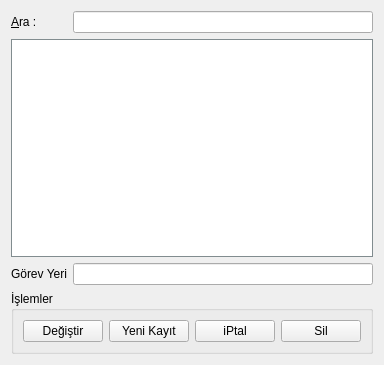
<ui version="4.0" >
 <class>FormGorevler</class>
 <widget class="QWidget" name="FormGorevler" >
  <property name="geometry" >
   <rect>
    <x>0</x>
    <y>0</y>
    <width>373</width>
    <height>365</height>
   </rect>
  </property>
  <property name="windowTitle" >
   <string>Görevler</string>
  </property>
  <property name="autoFillBackground" >
   <bool>true</bool>
  </property>
  <layout class="QGridLayout" >
   <item row="0" column="0" >
    <widget class="QLabel" name="label_3" >
     <property name="text" >
      <string>&amp;Ara :</string>
     </property>
     <property name="buddy" >
      <cstring>arama_kutusu</cstring>
     </property>
    </widget>
   </item>
   <item row="0" column="1" >
    <widget class="QLineEdit" name="arama_kutusu" />
   </item>
   <item row="1" column="0" colspan="2" >
    <widget class="QTableView" name="tablo" >
     <property name="palette" >
      <palette>
       <active>
        <colorrole role="WindowText" >
         <brush brushstyle="SolidPattern" >
          <color alpha="255" >
           <red>0</red>
           <green>0</green>
           <blue>0</blue>
          </color>
         </brush>
        </colorrole>
        <colorrole role="Button" >
         <brush brushstyle="SolidPattern" >
          <color alpha="255" >
           <red>167</red>
           <green>181</green>
           <blue>186</blue>
          </color>
         </brush>
        </colorrole>
        <colorrole role="Light" >
         <brush brushstyle="SolidPattern" >
          <color alpha="255" >
           <red>253</red>
           <green>255</green>
           <blue>255</blue>
          </color>
         </brush>
        </colorrole>
        <colorrole role="Midlight" >
         <brush brushstyle="SolidPattern" >
          <color alpha="255" >
           <red>210</red>
           <green>218</green>
           <blue>220</blue>
          </color>
         </brush>
        </colorrole>
        <colorrole role="Dark" >
         <brush brushstyle="SolidPattern" >
          <color alpha="255" >
           <red>83</red>
           <green>90</green>
           <blue>93</blue>
          </color>
         </brush>
        </colorrole>
        <colorrole role="Mid" >
         <brush brushstyle="SolidPattern" >
          <color alpha="255" >
           <red>111</red>
           <green>121</green>
           <blue>124</blue>
          </color>
         </brush>
        </colorrole>
        <colorrole role="Text" >
         <brush brushstyle="SolidPattern" >
          <color alpha="255" >
           <red>0</red>
           <green>0</green>
           <blue>0</blue>
          </color>
         </brush>
        </colorrole>
        <colorrole role="BrightText" >
         <brush brushstyle="SolidPattern" >
          <color alpha="255" >
           <red>255</red>
           <green>255</green>
           <blue>255</blue>
          </color>
         </brush>
        </colorrole>
        <colorrole role="ButtonText" >
         <brush brushstyle="SolidPattern" >
          <color alpha="255" >
           <red>0</red>
           <green>0</green>
           <blue>0</blue>
          </color>
         </brush>
        </colorrole>
        <colorrole role="Base" >
         <brush brushstyle="SolidPattern" >
          <color alpha="255" >
           <red>255</red>
           <green>255</green>
           <blue>255</blue>
          </color>
         </brush>
        </colorrole>
        <colorrole role="Window" >
         <brush brushstyle="SolidPattern" >
          <color alpha="255" >
           <red>167</red>
           <green>181</green>
           <blue>186</blue>
          </color>
         </brush>
        </colorrole>
        <colorrole role="Shadow" >
         <brush brushstyle="SolidPattern" >
          <color alpha="255" >
           <red>0</red>
           <green>0</green>
           <blue>0</blue>
          </color>
         </brush>
        </colorrole>
        <colorrole role="AlternateBase" >
         <brush brushstyle="SolidPattern" >
          <color alpha="255" >
           <red>211</red>
           <green>218</green>
           <blue>220</blue>
          </color>
         </brush>
        </colorrole>
       </active>
       <inactive>
        <colorrole role="WindowText" >
         <brush brushstyle="SolidPattern" >
          <color alpha="255" >
           <red>0</red>
           <green>0</green>
           <blue>0</blue>
          </color>
         </brush>
        </colorrole>
        <colorrole role="Button" >
         <brush brushstyle="SolidPattern" >
          <color alpha="255" >
           <red>167</red>
           <green>181</green>
           <blue>186</blue>
          </color>
         </brush>
        </colorrole>
        <colorrole role="Light" >
         <brush brushstyle="SolidPattern" >
          <color alpha="255" >
           <red>253</red>
           <green>255</green>
           <blue>255</blue>
          </color>
         </brush>
        </colorrole>
        <colorrole role="Midlight" >
         <brush brushstyle="SolidPattern" >
          <color alpha="255" >
           <red>210</red>
           <green>218</green>
           <blue>220</blue>
          </color>
         </brush>
        </colorrole>
        <colorrole role="Dark" >
         <brush brushstyle="SolidPattern" >
          <color alpha="255" >
           <red>83</red>
           <green>90</green>
           <blue>93</blue>
          </color>
         </brush>
        </colorrole>
        <colorrole role="Mid" >
         <brush brushstyle="SolidPattern" >
          <color alpha="255" >
           <red>111</red>
           <green>121</green>
           <blue>124</blue>
          </color>
         </brush>
        </colorrole>
        <colorrole role="Text" >
         <brush brushstyle="SolidPattern" >
          <color alpha="255" >
           <red>0</red>
           <green>0</green>
           <blue>0</blue>
          </color>
         </brush>
        </colorrole>
        <colorrole role="BrightText" >
         <brush brushstyle="SolidPattern" >
          <color alpha="255" >
           <red>255</red>
           <green>255</green>
           <blue>255</blue>
          </color>
         </brush>
        </colorrole>
        <colorrole role="ButtonText" >
         <brush brushstyle="SolidPattern" >
          <color alpha="255" >
           <red>0</red>
           <green>0</green>
           <blue>0</blue>
          </color>
         </brush>
        </colorrole>
        <colorrole role="Base" >
         <brush brushstyle="SolidPattern" >
          <color alpha="255" >
           <red>255</red>
           <green>255</green>
           <blue>255</blue>
          </color>
         </brush>
        </colorrole>
        <colorrole role="Window" >
         <brush brushstyle="SolidPattern" >
          <color alpha="255" >
           <red>167</red>
           <green>181</green>
           <blue>186</blue>
          </color>
         </brush>
        </colorrole>
        <colorrole role="Shadow" >
         <brush brushstyle="SolidPattern" >
          <color alpha="255" >
           <red>0</red>
           <green>0</green>
           <blue>0</blue>
          </color>
         </brush>
        </colorrole>
        <colorrole role="AlternateBase" >
         <brush brushstyle="SolidPattern" >
          <color alpha="255" >
           <red>211</red>
           <green>218</green>
           <blue>220</blue>
          </color>
         </brush>
        </colorrole>
       </inactive>
       <disabled>
        <colorrole role="WindowText" >
         <brush brushstyle="SolidPattern" >
          <color alpha="255" >
           <red>83</red>
           <green>90</green>
           <blue>93</blue>
          </color>
         </brush>
        </colorrole>
        <colorrole role="Button" >
         <brush brushstyle="SolidPattern" >
          <color alpha="255" >
           <red>167</red>
           <green>181</green>
           <blue>186</blue>
          </color>
         </brush>
        </colorrole>
        <colorrole role="Light" >
         <brush brushstyle="SolidPattern" >
          <color alpha="255" >
           <red>253</red>
           <green>255</green>
           <blue>255</blue>
          </color>
         </brush>
        </colorrole>
        <colorrole role="Midlight" >
         <brush brushstyle="SolidPattern" >
          <color alpha="255" >
           <red>210</red>
           <green>218</green>
           <blue>220</blue>
          </color>
         </brush>
        </colorrole>
        <colorrole role="Dark" >
         <brush brushstyle="SolidPattern" >
          <color alpha="255" >
           <red>83</red>
           <green>90</green>
           <blue>93</blue>
          </color>
         </brush>
        </colorrole>
        <colorrole role="Mid" >
         <brush brushstyle="SolidPattern" >
          <color alpha="255" >
           <red>111</red>
           <green>121</green>
           <blue>124</blue>
          </color>
         </brush>
        </colorrole>
        <colorrole role="Text" >
         <brush brushstyle="SolidPattern" >
          <color alpha="255" >
           <red>83</red>
           <green>90</green>
           <blue>93</blue>
          </color>
         </brush>
        </colorrole>
        <colorrole role="BrightText" >
         <brush brushstyle="SolidPattern" >
          <color alpha="255" >
           <red>255</red>
           <green>255</green>
           <blue>255</blue>
          </color>
         </brush>
        </colorrole>
        <colorrole role="ButtonText" >
         <brush brushstyle="SolidPattern" >
          <color alpha="255" >
           <red>83</red>
           <green>90</green>
           <blue>93</blue>
          </color>
         </brush>
        </colorrole>
        <colorrole role="Base" >
         <brush brushstyle="SolidPattern" >
          <color alpha="255" >
           <red>167</red>
           <green>181</green>
           <blue>186</blue>
          </color>
         </brush>
        </colorrole>
        <colorrole role="Window" >
         <brush brushstyle="SolidPattern" >
          <color alpha="255" >
           <red>167</red>
           <green>181</green>
           <blue>186</blue>
          </color>
         </brush>
        </colorrole>
        <colorrole role="Shadow" >
         <brush brushstyle="SolidPattern" >
          <color alpha="255" >
           <red>0</red>
           <green>0</green>
           <blue>0</blue>
          </color>
         </brush>
        </colorrole>
        <colorrole role="AlternateBase" >
         <brush brushstyle="SolidPattern" >
          <color alpha="255" >
           <red>167</red>
           <green>181</green>
           <blue>186</blue>
          </color>
         </brush>
        </colorrole>
       </disabled>
      </palette>
     </property>
     <property name="mouseTracking" >
      <bool>true</bool>
     </property>
     <property name="focusPolicy" >
      <enum>Qt::ClickFocus</enum>
     </property>
     <property name="contextMenuPolicy" >
      <enum>Qt::ActionsContextMenu</enum>
     </property>
     <property name="acceptDrops" >
      <bool>false</bool>
     </property>
     <property name="frameShape" >
      <enum>QFrame::StyledPanel</enum>
     </property>
     <property name="frameShadow" >
      <enum>QFrame::Sunken</enum>
     </property>
     <property name="editTriggers" >
      <set>QAbstractItemView::AllEditTriggers</set>
     </property>
     <property name="tabKeyNavigation" >
      <bool>false</bool>
     </property>
     <property name="alternatingRowColors" >
      <bool>true</bool>
     </property>
     <property name="selectionMode" >
      <enum>QAbstractItemView::SingleSelection</enum>
     </property>
     <property name="selectionBehavior" >
      <enum>QAbstractItemView::SelectRows</enum>
     </property>
     <property name="gridStyle" >
      <enum>Qt::DashLine</enum>
     </property>
     <property name="sortingEnabled" >
      <bool>true</bool>
     </property>
    </widget>
   </item>
   <item row="2" column="0" >
    <widget class="QLabel" name="label" >
     <property name="text" >
      <string>Görev Yeri</string>
     </property>
     <property name="buddy" >
      <cstring>LeGorevYeri</cstring>
     </property>
    </widget>
   </item>
   <item row="2" column="1" >
    <widget class="QLineEdit" name="LeGorevYeri" />
   </item>
   <item row="4" column="0" colspan="2" >
    <widget class="QGroupBox" name="groupBox" >
     <property name="title" >
      <string>İşlemler</string>
     </property>
     <layout class="QGridLayout" >
      <property name="leftMargin" >
       <number>9</number>
      </property>
      <property name="topMargin" >
       <number>9</number>
      </property>
      <property name="rightMargin" >
       <number>9</number>
      </property>
      <property name="bottomMargin" >
       <number>9</number>
      </property>
      <property name="horizontalSpacing" >
       <number>6</number>
      </property>
      <property name="verticalSpacing" >
       <number>6</number>
      </property>
      <item row="0" column="0" >
       <widget class="QPushButton" name="pBDegistir" >
        <property name="text" >
         <string>Değiştir</string>
        </property>
        <property name="icon" >
         <iconset resource="ikon.qrc" >:/ikonlar/cnr-update.png</iconset>
        </property>
       </widget>
      </item>
      <item row="0" column="2" >
       <widget class="QPushButton" name="pBiptal" >
        <property name="text" >
         <string>iPtal</string>
        </property>
        <property name="icon" >
         <iconset resource="ikon.qrc" >:/ikonlar/edit_remove.png</iconset>
        </property>
       </widget>
      </item>
      <item row="0" column="3" >
       <widget class="QPushButton" name="pBSil" >
        <property name="text" >
         <string>Sil</string>
        </property>
        <property name="icon" >
         <iconset resource="ikon.qrc" >:/ikonlar/eraser.png</iconset>
        </property>
       </widget>
      </item>
      <item row="0" column="1" >
       <widget class="QPushButton" name="pBKaydet" >
        <property name="text" >
         <string>Yeni Kayıt</string>
        </property>
        <property name="icon" >
         <iconset resource="ikon.qrc" >:/ikonlar/filesaveas.png</iconset>
        </property>
       </widget>
      </item>
     </layout>
    </widget>
   </item>
  </layout>
  <action name="actionSil" >
   <property name="icon" >
    <iconset resource="ikon.qrc" >:/ikonlar/eraser.png</iconset>
   </property>
   <property name="text" >
    <string>sil</string>
   </property>
  </action>
 </widget>
 <tabstops>
  <tabstop>arama_kutusu</tabstop>
  <tabstop>tablo</tabstop>
  <tabstop>LeGorevYeri</tabstop>
  <tabstop>pBDegistir</tabstop>
  <tabstop>pBKaydet</tabstop>
  <tabstop>pBiptal</tabstop>
  <tabstop>pBSil</tabstop>
 </tabstops>
 <resources>
  <include location="ikon.qrc" />
 </resources>
 <connections/>
</ui>
